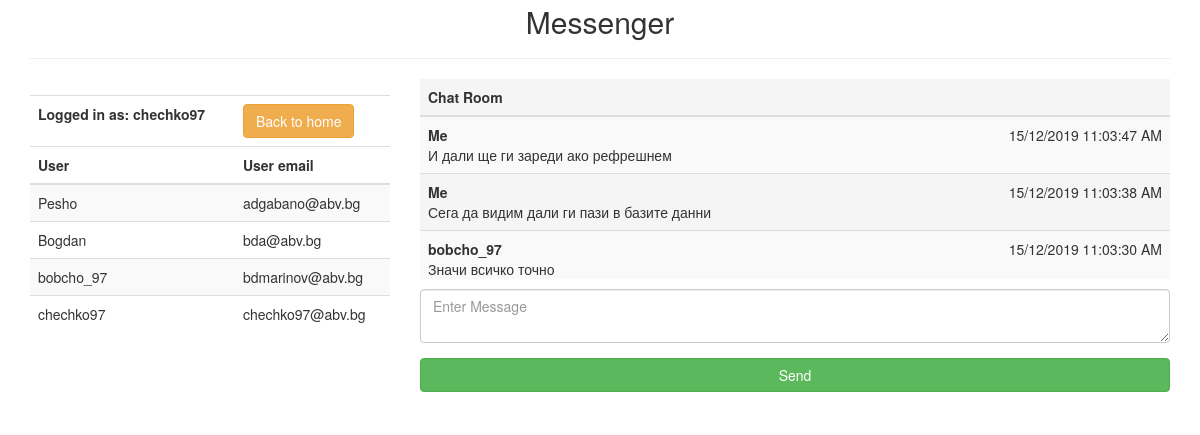
The page /chatroom.php (signed in) on the database its author committed.
### tables this page shows
CREATE TABLE `users` (
  `id` int(11) NOT NULL,
  `username` varchar(100) NOT NULL,
  `email` varchar(200) NOT NULL,
  `password` varchar(255) NOT NULL
);

CREATE TABLE `chatrooms` (
  `id` int(11) NOT NULL,
  `userid` int(11) NOT NULL,
  `msg` varchar(200) NOT NULL,
  `created_on` datetime NOT NULL
);

### dbB/DbConnect.php (called while the page is built)
<?php
	class DbConnect {
		private $host = 'localhost';
		private $dbName = 'websocket';
		private $user = 'root';
		private $pass = '';
		public function connect() {
			try {
				$conn = new PDO('mysql:host=' . $this->host . '; dbname=' . $this->dbName, $this->user, $this->pass);
				$conn->setAttribute(PDO::ATTR_ERRMODE, PDO::ERRMODE_EXCEPTION);
				return $conn;
			} catch( PDOException $e) {
				echo 'Database Error: ' . $e->getMessage();
			}
		}
	}
 ?>

### dbB/users.php (called while the page is built, shortened)
<?php
	class users {
		public $dbConn;
		public function __construct() {
			require_once("DbConnect.php");
			$db = new DbConnect();
			$this->dbConn = $db->connect();
		}
		public function getAllUsers() {
			$stmt = $this->dbConn->prepare("SELECT * FROM users");
			$stmt->execute();
			$users = $stmt->fetchAll(PDO::FETCH_ASSOC);
			return $users;
		}
	}

### dbB/chatrooms.php (called while the page is built, shortened)
<?php
	class chatrooms
	{
		protected $dbConn;
		public function __construct() {
			require_once('DbConnect.php');
			$db = new DbConnect();
			$this->dbConn = $db->connect();
		}
		public function getAllChatRooms() {
			$stmt = $this->dbConn->prepare("SELECT c.*, u.username FROM chatrooms c JOIN users u ON(c.userid = u.id) ORDER BY c.id DESC");
			$stmt->execute();
			$chatrooms = $stmt->fetchAll(PDO::FETCH_ASSOC);
			return $chatrooms;
		}
	}
 ?>

### chatroom.php (the view, shortened to what this page needs)
<!DOCTYPE html>
<html>
<head>
	<link rel="stylesheet" href="../library/css/bootstrap.min.css">
</head>
<body>
	<div class="container">
		<h2 class="text-center" style="margin-top: 5px; padding-top: 0;">Messenger</h2>
		<hr>
		<div class="row">
			<div class="col-md-4">
				<?php
					require("dbB/users.php");
					require("dbB/chatrooms.php");
					$objChatroom = new chatrooms;
					$chatrooms   = $objChatroom->getAllChatRooms();
					$objUser = new users;
					$users   = $objUser->getAllUsers();
				 ?>
				<table class="table table-striped">
					<thead>
						<tr>
							<td>
							</td>
							<td><align="right" colspan="2">
							<?php
							  echo "<tr><td><div><strong>Logged in as: ".$_SESSION['username']."</strong></div><div></td>";
							  echo "<td><input type='button' onclick='goBack()' class='btn btn-warning' id='leave-chat' name='leave-chat'value='Back to home'></td>";
					  	 ?>
							</td>
						</tr>
						<tr>
							<th colspan="1">User</th>
							<th colspan="1">User email</th>
						</tr>
					</thead>
					<tbody>
						 <?php
							foreach ($users as $key => $user) {
								if(!isset($_SESSION['user'][$user['id']])) {
								echo "<tr><td>".$user['username']."</td>";
								echo "<td>".$user['email']."</td>";
								}
								$userId = $_SESSION['id'];
							}
						 ?>
					</tbody>
				</table>
			</div>
			<div class="col-md-8">
				<div id="messages">
					<table id="chats" class="table table-striped">
					  <thead>
					    <tr>
					      <th colspan="4" scope="col"><strong>Chat Room</strong></th>
					    </tr>
					  </thead>
					  <tbody>
					  	<?php
					  		foreach ($chatrooms as $key => $chatroom) {
					  			if($userId == $chatroom['userid']) {
					  				$from = "Me";
					  			} else {
									  $from = $chatroom['username'];
					  			}
					  			echo '<tr><td valign="top"><div><strong>'.$from.'</strong></div><div>'.$chatroom['msg'].'</div><td align="right" valign="top">'.date("d/m/Y h:i:s A", strtotime($chatroom['created_on'])).'</td></tr>';
					  		}
					  	 ?>
					  </tbody>
					</table>
				</div>
				<form id="chat-room-frm" method="post" action="">
					<div class="form-group">
                    	<textarea class="form-control" id="msg" name="msg" placeholder="Enter Message"></textarea>
	                </div>
	                <div class="form-group">
	                    <input type="button" value="Send" class="btn btn-success btn-block" id="send" name="send">
	                </div>
			    </form>
			</div>
		</div>
	</div>
</body>
</html>

### chatroom.php (style rules this page uses)
#messages { height: 200px; background: whitesmoke; overflow: auto; }
#chat-room-frm { margin-top: 10px; }

### rows shown on the page
users: username "Pesho", email "adgabano@abv.bg"
users: username "Bogdan", email "bda@abv.bg"
users: username "bobcho_97", email "bdmarinov@abv.bg"
users: username "chechko97", email "chechko97@abv.bg"
chatrooms: userid "Me", msg "И дали ще ги зареди ако рефрешнем", created_on "15/12/2019 11:03:47 AM"
chatrooms: userid "Me", msg "Сега да видим дали ги пази в базите данни", created_on "15/12/2019 11:03:38 AM"
chatrooms: userid.username "bobcho_97", msg "Значи всичко точно", created_on "15/12/2019 11:03:30 AM"

### other values the page prints
$_SESSION['username'] "chechko97"
